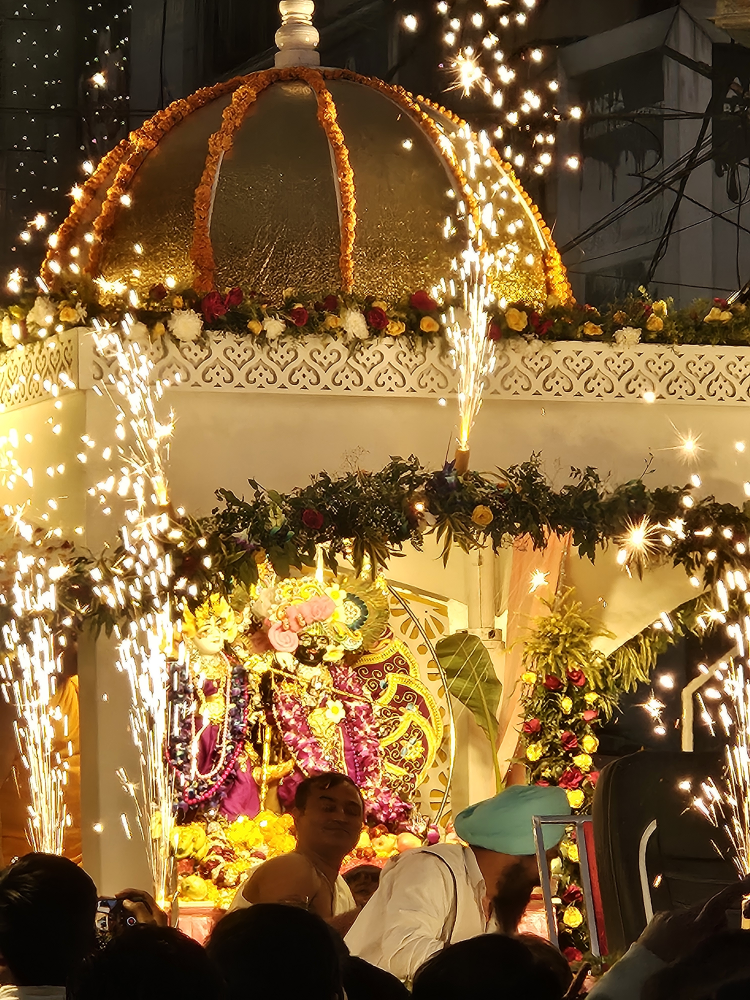
#> input picture dataset/real/20240403_140629.jpg, 3000 x 4000 px (shown at 1/4 size); its folder holds only this picture in this run
$ python feature_extraction.py   (older library calls are emulated)
#> lines starting #> are read from the running program, lines starting #| are printed output that depends on the picture; after the words box and inside, x2 and y2 are one past the last pixel; in counts of white or black regions, pixels touching at a corner belong together
import os
import cv2
import numpy as np
import pandas as pd

from tqdm import tqdm
from skimage.feature import (
    local_binary_pattern,
    graycomatrix,
    graycoprops
)
from skimage.measure import shannon_entropy
from skimage.feature import local_binary_pattern
from skimage.feature import canny
from skimage.transform import probabilistic_hough_line

from PIL import Image
from pillow_heif import register_heif_opener

register_heif_opener()
#> (this line was passed over: pillow_heif is not available in this run)

def load_image(path):

    ext = path.lower().split(".")[-1]

    if ext in ["heic", "heif"]:

        img = Image.open(path).convert("RGB")

        return cv2.cvtColor(
            np.array(img),
            cv2.COLOR_RGB2BGR
        )

    return cv2.imread(path)


# -----------------------------
# CONFIG
# -----------------------------
DATASET_PATH = "../dataset"

# LBP Parameters
RADIUS = 3
N_POINTS = 8 * RADIUS


# -----------------------------
# Feature Functions
# -----------------------------

def laplacian_variance(gray):
    return cv2.Laplacian(gray, cv2.CV_64F).var()


def edge_density(gray):
    edges = cv2.Canny(gray, 100, 200)
    return np.sum(edges > 0) / edges.size


def brightness(gray):
    return np.mean(gray)


def contrast(gray):
    return np.std(gray)


def entropy(gray):
    return shannon_entropy(gray)


def glare_percentage(gray):
    return np.sum(gray > 240) / gray.size


def fft_peak_features(gray):

    f = np.fft.fft2(gray)
    fshift = np.fft.fftshift(f)

    magnitude = np.log(np.abs(fshift) + 1)

    h, w = magnitude.shape
    cy, cx = h // 2, w // 2

    magnitude[cy-20:cy+20, cx-20:cx+20] = 0

    thresh = np.mean(magnitude) + 3*np.std(magnitude)

    peaks = magnitude > thresh

    peak_count = np.sum(peaks)

    peak_strength = magnitude[peaks].sum() if peak_count else 0

    return peak_count, peak_strength

def extract_lbp_features(gray):
    radius = 2
    n_points = 8 * radius

    lbp = local_binary_pattern(
        gray,
        n_points,
        radius,
        method='uniform'
    )

    hist, _ = np.histogram(
        lbp.ravel(),
        bins=np.arange(0, n_points + 3),
        range=(0, n_points + 2)
    )

    hist = hist.astype(np.float32)
    hist /= (hist.sum() + 1e-6)

    return hist

def glcm_features(gray):

    gray = (gray / 8).astype(np.uint8)

    glcm = graycomatrix(
        gray,
        distances=[1],
        angles=[0],
        levels=32,
        symmetric=True,
        normed=True
    )

    contrast = graycoprops(glcm, 'contrast')[0,0]
    homogeneity = graycoprops(glcm, 'homogeneity')[0,0]
    energy = graycoprops(glcm, 'energy')[0,0]
    correlation = graycoprops(glcm, 'correlation')[0,0]

    return contrast, homogeneity, energy, correlation

def rgb_features(img):

    b, g, r = cv2.split(img)

    return (
        np.mean(r),
        np.mean(g),
        np.mean(b),

        np.std(r),
        np.std(g),
        np.std(b)
    )

def hsv_features(img):

    hsv = cv2.cvtColor(img, cv2.COLOR_BGR2HSV)

    h, s, v = cv2.split(hsv)

    return (
        np.mean(h),
        np.mean(s),
        np.mean(v),

        np.std(h),
        np.std(s),
        np.std(v)
    )

def pixel_grid_score(gray):

    gx = cv2.Sobel(gray, cv2.CV_64F, 1, 0)
    gy = cv2.Sobel(gray, cv2.CV_64F, 0, 1)

    spectrum_x = np.abs(np.fft.fft(gx.mean(axis=0)))
    spectrum_y = np.abs(np.fft.fft(gy.mean(axis=1)))

    score = (
        np.max(spectrum_x[5:]) +
        np.max(spectrum_y[5:])
    )

    return score

def edge_features(gray):
    """
    Returns:
    edge_density
    num_lines
    avg_line_length
    """

    edges = canny(gray / 255.0, sigma=1.2)

    edge_density = np.mean(edges)

    lines = probabilistic_hough_line(
        edges,
        threshold=10,
        line_length=25,
        line_gap=3
    )

    num_lines = len(lines)

    if num_lines:
        lengths = [
            np.sqrt((p0[0]-p1[0])**2 + (p0[1]-p1[1])**2)
            for p0, p1 in lines
        ]
        avg_length = np.mean(lengths)
    else:
        avg_length = 0

    return {
        "edge_density": edge_density,
        "num_lines": num_lines,
        "avg_line_length": avg_length
    }

def fft_peak_ratio(gray):

    f = np.fft.fft2(gray)
    fshift = np.fft.fftshift(f)

    magnitude = np.log(np.abs(fshift) + 1)

    h, w = magnitude.shape
    cy, cx = h // 2, w // 2

    magnitude[cy-15:cy+15, cx-15:cx+15] = 0

    peak = magnitude.max()
    mean = magnitude.mean()

    return {
        "fft_peak_ratio": peak / (mean + 1e-6),
        "fft_peak": peak
    }


# -----------------------------
# Main
# -----------------------------

rows = []

for label in ["real", "screen"]:

    folder = os.path.join(DATASET_PATH, label)

    for file in tqdm(os.listdir(folder), desc=label):

        path = os.path.join(folder, file)

        img = load_image(path)
#> in load_image, returned value is the input picture: shape (4000, 3000, 3); mean B, G, R 59, 101.6, 131.2

        if img is None:
            continue

        gray = cv2.cvtColor(img, cv2.COLOR_BGR2GRAY)
        gray = cv2.resize(gray, (256, 256))
#> gray: shape (256, 256)
        img = cv2.resize(img,(256,256))

        edge = edge_features(gray)
#> in edge_features, `edges = canny(gray / 255.0, sigma=1.2)`:
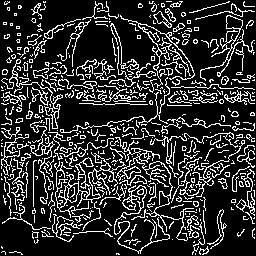
#> edges: shape (256, 256) bool; 19.1% white in thin lines or dots
#> in edge_features, `edge_density = np.mean(edges)`: edge_density = 0.191
#> in edge_features, `lines = probabilistic_hough_line( edges, threshold=10, line_length=25,..`: lines = 141 items
#> in edge_features, `num_lines = len(lines)`: num_lines = 141
#> in edge_features, `lengths = [ np.sqrt((p0[0]-p1[0])**2 + (p0[1]-p1[1])**2) for p0, p1 in..`: lengths = 141 values, max 60.01 at index 72, min 25 at index 3, mean 33.74
#> in edge_features, `avg_length = np.mean(lengths)`: avg_length = 33.74
#> edge = {'edge_density': 0.191, 'num_lines': 141, 'avg_line_length': 33.74}
        fft = fft_peak_ratio(gray)
#> in fft_peak_ratio, `magnitude[cy-15:cy+15, cx-15:cx+15] = 0`:
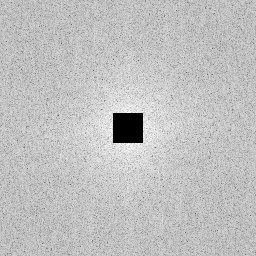
#> magnitude: shape (256, 256) float64; min 0, max 11.55, mean 8.73; drawn with min black and max white
#> in fft_peak_ratio, `peak = magnitude.max()`: peak = 11.55
#> in fft_peak_ratio, `mean = magnitude.mean()`: mean = 8.73
#> fft = {'fft_peak_ratio': 1.32, 'fft_peak': 11.55}

        peak_count, peak_strength = fft_peak_features(gray)
#> in fft_peak_features, `magnitude[cy-20:cy+20, cx-20:cx+20] = 0`:
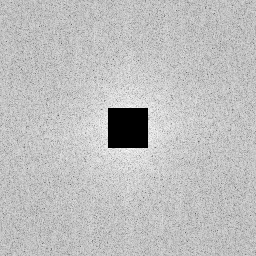
#> magnitude: shape (256, 256) float64; min 0, max 11.52, mean 8.62; drawn with min black and max white
#> in fft_peak_features, `thresh = np.mean(magnitude) + 3*np.std(magnitude)`: thresh = 13.22
#> in fft_peak_features, `peaks = magnitude > thresh`: peaks: shape (256, 256) bool; every value is 0
#> in fft_peak_features, `peak_count = np.sum(peaks)`: peak_count = 0
#> peak_count = 0; peak_strength = 0

        r_mean,\
        g_mean,\
        b_mean,\
        r_std,\
        g_std,\
        b_std = rgb_features(img)
#> in rgb_features, `b, g, r = cv2.split(img)`:
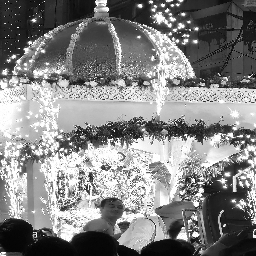
#> r: shape (256, 256); min 2, max 255, mean 131.3
#> r_mean = 131.3; g_mean = 101.6; b_mean = 58.95; r_std = 81.64; g_std = 76.01; b_std = 60.04

        h_mean,\
        s_mean,\
        v_mean,\
        h_std,\
        s_std,\
        v_std = hsv_features(img)
#> in hsv_features, `hsv = cv2.cvtColor(img, cv2.COLOR_BGR2HSV)`: hsv: shape (256, 256, 3); mean H, S, V 19, 152.4, 131.4
#> in hsv_features, `h, s, v = cv2.split(hsv)`:
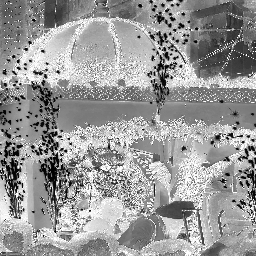
#> s: shape (256, 256); min 0, max 255, mean 152.4
#> h_mean = 19.05; s_mean = 152.4; v_mean = 131.4; h_std = 14.67; s_std = 59.4; v_std = 81.63

        glcm_contrast,\
        glcm_homogeneity,\
        glcm_energy,\
        glcm_correlation = glcm_features(gray)
#> in glcm_features, `contrast = graycoprops(glcm, 'contrast')[0,0]`: contrast = 35.37
#> in glcm_features, `homogeneity = graycoprops(glcm, 'homogeneity')[0,0]`: homogeneity = 0.497
#> in glcm_features, `energy = graycoprops(glcm, 'energy')[0,0]`: energy = 0.0924
#> in glcm_features, `correlation = graycoprops(glcm, 'correlation')[0,0]`: correlation = 0.795
#> glcm_contrast = 35.37; glcm_homogeneity = 0.497; glcm_energy = 0.0924; glcm_correlation = 0.795

        features = {
            "image": file,
            "label": label,
            "laplacian_variance": laplacian_variance(gray),
            "edge_density": edge_density(gray),
            "brightness": brightness(gray),
            "contrast": contrast(gray),
            "entropy": entropy(gray),
            "glare_percentage": glare_percentage(gray),
            "pixel_grid_score": pixel_grid_score(gray),
            "edge_density": edge["edge_density"],
            "num_lines": edge["num_lines"],
            "avg_line_length": edge["avg_line_length"],

            "fft_peak_ratio": fft["fft_peak_ratio"],
            "fft_peak": fft["fft_peak"],
            "fft_peak_count": peak_count,
            "fft_peak_strength": peak_strength,

            "glcm_contrast": glcm_contrast,
            "glcm_homogeneity": glcm_homogeneity,
            "glcm_energy": glcm_energy,
            "glcm_correlation": glcm_correlation,

            "r_mean": r_mean,
            "g_mean": g_mean,
            "b_mean": b_mean,

            "r_std": r_std,
            "g_std": g_std,
            "b_std": b_std,

            "h_mean": h_mean,
            "s_mean": s_mean,
            "v_mean": v_mean,

            "h_std": h_std,
            "s_std": s_std,
            "v_std": v_std,
        }
#> in edge_density, `edges = cv2.Canny(gray, 100, 200)`: edges: shape (256, 256); 22.1% white in thin lines or dots
#> in pixel_grid_score, `gy = cv2.Sobel(gray, cv2.CV_64F, 0, 1)`:
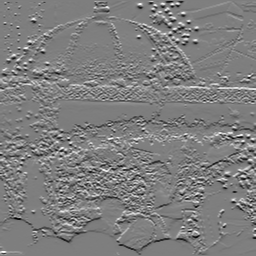
#> gy: shape (256, 256) float64; min -891, max 903, mean -1; drawn with min black and max white
#> in pixel_grid_score, `spectrum_x = np.abs(np.fft.fft(gx.mean(axis=0)))`: spectrum_x = 256 values, max 1268.3 at index 26, min 8.23 at index 129, mean 322.8
#> in pixel_grid_score, `spectrum_y = np.abs(np.fft.fft(gy.mean(axis=1)))`: spectrum_y = 256 values, max 1909 at index 252, min 0.691 at index 128, mean 398.9
#> in pixel_grid_score, `score = ( np.max(spectrum_x[5:]) + np.max(spectrum_y[5:]) )`: score = 3177.3

        lbp_hist = extract_lbp_features(gray)
#> in extract_lbp_features, `lbp = local_binary_pattern( gray, n_points, radius, method='uniform' )`:
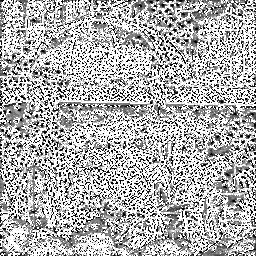
#> lbp: shape (256, 256) float64; min 0, max 17, mean 11.65; drawn with min black and max white
#> in extract_lbp_features, `hist, _ = np.histogram( lbp.ravel(), bins=np.arange(0, n_points + 3), ..`: hist = 18 values, max 26155 at index 17, min 1180 at index 12, mean 3640.9
#> in extract_lbp_features, `hist /= (hist.sum() + 1e-6)`: hist = 18 values, max 0.399 at index 17, min 0.018 at index 12, mean 0.0556
#> lbp_hist has the same summary as hist in extract_lbp_features

        for i, value in enumerate(lbp_hist):
            features[f"lbp_{i}"] = value
#> this loop made 18 passes
#> value on passes 1 to 12: 0.0762, 0.05, 0.0287, 0.0199, 0.0187, 0.0219, 0.0256, 0.0334, 0.0389, 0.039, 0.0262, 0.0227
#> after the loop, features = 49 items

        rows.append(features)
#> pass 2 of the loop `for label in ["real", "screen"]:`:
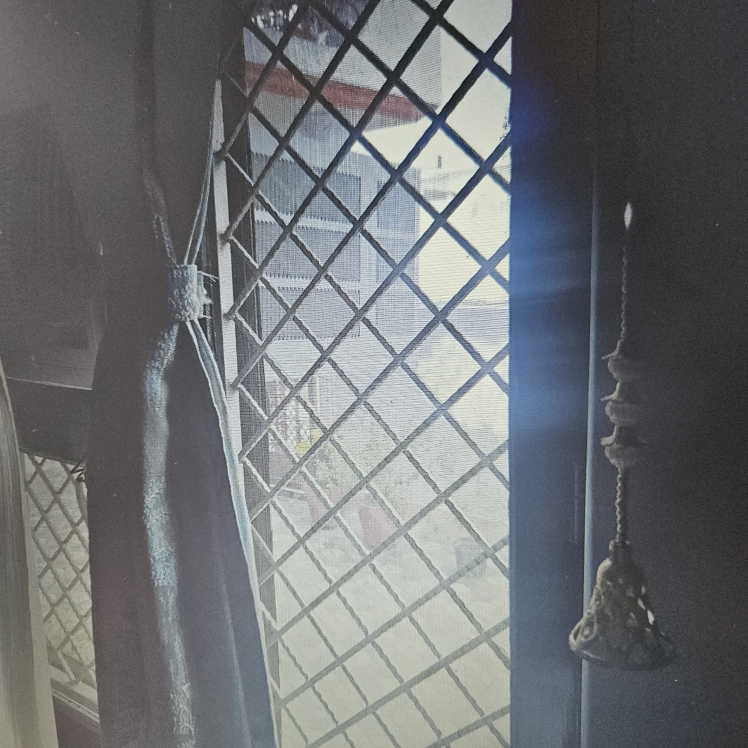
#> input picture dataset/screen/20260702_152801.jpg, 2992 x 2992 px (shown at 1/4 size)
#> in load_image, returned value is the input picture: shape (2992, 2992, 3); mean B, G, R 115.3, 113.1, 110.8
#> in edge_features (call 2), `edges = canny(gray / 255.0, sigma=1.2)`:
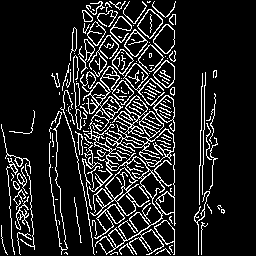
#> edges: shape (256, 256) bool; 13.2% white in thin lines or dots, all inside (x1, y1, x2, y2) = (1, 1, 225, 255)
#> edge_density = 0.132
#> lines = 137 items
#> num_lines = 137
#> lengths = 137 values, max 113.5 at index 47, min 25.02 at index 62, mean 40.98
#> avg_length = 40.98
#> edge = {'edge_density': 0.132, 'num_lines': 137, 'avg_line_length': 40.98}
#> fft = {'fft_peak_ratio': 1.43, 'fft_peak': 11.36}
#> r_mean = 110.8; g_mean = 113.1; b_mean = 115.3; r_std = 52.56; g_std = 54.2; b_std = 51.89
#> hsv: shape (256, 256, 3); mean H, S, V 86.4, 21.5, 118.1
#> h_mean = 86.38; s_mean = 21.48; v_mean = 118.1; h_std = 52.18; s_std = 22.16; v_std = 53.44
#> glcm_contrast = 9.93; glcm_homogeneity = 0.529; glcm_energy = 0.111; glcm_correlation = 0.889
#> in extract_lbp_features (call 2), `lbp = local_binary_pattern( gray, n_points, radius, method='uniform' )`:
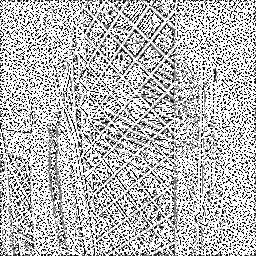
#> lbp: shape (256, 256) float64; min 0, max 17, mean 12.31; drawn with min black and max white
#> in extract_lbp_features (call 2), `hist, _ = np.histogram( lbp.ravel(), bins=np.arange(0, n_points + 3), ..`: hist = 18 values, max 31566 at index 17, min 639 at index 12, mean 3640.9
#> in extract_lbp_features (call 2), `hist /= (hist.sum() + 1e-6)`: hist = 18 values, max 0.482 at index 17, min 0.00975 at index 12, mean 0.0556
#> lbp_hist has the same summary as hist in extract_lbp_features
#> the loop `for i, value in enumerate(lbp_hist):` made 18 passes
#> value on passes 1 to 8: 0.0931, 0.0623, 0.0276, 0.0152, 0.0114, 0.0124, 0.0131, 0.0182


df = pd.DataFrame(rows)
#> df = table of 2 rows and 49 columns

df.to_csv("../features.csv", index=False)

print()
print("=" * 50)
print(df.head())
#> (printed output is left out)
print("=" * 50)
print()
print("Saved as features.csv")
